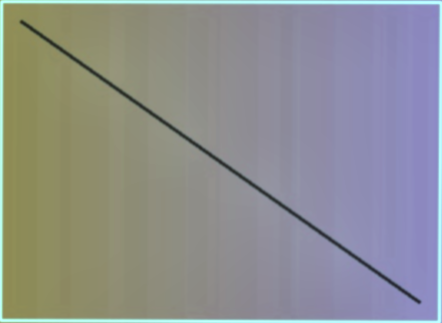
#> input picture data/reports/stitched_facade.png, 442 x 323 px; its folder holds only this picture in this run
$ python -i cv_crack_detector.py   (imports and definitions only)
#> lines starting #> are read from the running program, lines starting #| are printed output that depends on the picture; after the words box and inside, x2 and y2 are one past the last pixel; in counts of white or black regions, pixels touching at a corner belong together
"""
cv_crack_detector.py — Tile-based Computer-Vision Crack Measurement
===================================================================
A segmentation-driven crack measurement path that complements the analytical
"geometry" engine in ``civil_analysis.py``.

Two key ideas the geometry method does not use:

1.  TILING ("divide the image into small pixels")
    Large facade frames are split into overlapping tiles. Per-tile CLAHE +
    black-hat + Otsu thresholding recovers thin cracks that a single global
    threshold loses, and flat tiles are skipped so Otsu cannot hallucinate
    cracks on sound concrete. Tile masks are OR-ed back into a full-resolution
    crack mask.

2.  SKELETON GEODESIC LENGTH
    Each crack's centreline (skeleton) is traced and its length summed
    edge-by-edge with anisotropic GSD — so the measured length follows the
    crack's true curved path instead of a straight principal axis.

An optional YOLOv8-seg model is used when ``ultralytics`` is installed and
``CORTEX_YOLO_WEIGHTS`` points to a crack-trained checkpoint; otherwise the
tiled classical segmentation is used and a warning is recorded. Heavy DL
dependencies are therefore never required to run.
"""

from __future__ import annotations

import os
import math
import logging
from typing import Dict, Any, List, Optional, Tuple

import cv2
import numpy as np

logger = logging.getLogger("cortex.cv_crack_detector")

# Detection gates (kept local to avoid a circular import with civil_analysis).
MIN_TILE_STD = 6.0    # tiles flatter than this carry no real feature
MIN_RAW_DEPTH = 10.0  # a crack must be this many grey-levels darker than surroundings

# Optional, accurate skeletonisation. Falls back to a contour-perimeter
# estimate when scikit-image is not installed.
try:
    from skimage.morphology import skeletonize as _sk_skeletonize
    _SKIMAGE_AVAILABLE = True
except Exception:  # pragma: no cover
    _SKIMAGE_AVAILABLE = False

_YOLO_MODEL = None
_YOLO_TRIED = False


# ─────────────────────────────────────────────────────────────────────────────
# Optional YOLO loader
# ─────────────────────────────────────────────────────────────────────────────

# [33 lines left out: functions _load_yolo, _yolo_mask, not called in this run]


# ─────────────────────────────────────────────────────────────────────────────
# Tiled classical segmentation
# ─────────────────────────────────────────────────────────────────────────────

def segment_cracks_tiled(
    gray: np.ndarray,
    tile: int = 256,
    overlap: int = 32,
    response_floor: int = 18,
) -> np.ndarray:
    """Return a full-resolution binary crack mask via per-tile segmentation."""
    h, w = gray.shape
    mask = np.zeros((h, w), np.uint8)
    clahe = cv2.createCLAHE(clipLimit=2.0, tileGridSize=(8, 8))
    bh_kernel = cv2.getStructuringElement(cv2.MORPH_ELLIPSE, (9, 9))
    step = max(1, tile - overlap)

    for y0 in range(0, h, step):
        for x0 in range(0, w, step):
            y1, x1 = min(y0 + tile, h), min(x0 + tile, w)
            patch = gray[y0:y1, x0:x1]
            if patch.size == 0 or patch.shape[0] < 8 or patch.shape[1] < 8:
                continue
            # Flat tiles carry no real feature — skip before CLAHE so we don't
            # amplify noise into a fake crack.
            if float(patch.std()) < MIN_TILE_STD:
                continue
            enhanced = clahe.apply(patch)
            bh = cv2.morphologyEx(enhanced, cv2.MORPH_BLACKHAT, bh_kernel)
            # Skip flat tiles: no meaningful dark-feature response → no crack.
            if int(bh.max()) < response_floor:
                continue
            _, th = cv2.threshold(bh, 0, 255, cv2.THRESH_BINARY + cv2.THRESH_OTSU)
            sub = mask[y0:y1, x0:x1]
            mask[y0:y1, x0:x1] = cv2.bitwise_or(sub, th)

    # Remove speckle, then bridge crack gaps.
    mask = cv2.morphologyEx(mask, cv2.MORPH_OPEN,
                            cv2.getStructuringElement(cv2.MORPH_ELLIPSE, (3, 3)))
    mask = cv2.morphologyEx(mask, cv2.MORPH_CLOSE,
                            cv2.getStructuringElement(cv2.MORPH_ELLIPSE, (5, 5)))
    return mask


# ─────────────────────────────────────────────────────────────────────────────
# Skeleton + geodesic length
# ─────────────────────────────────────────────────────────────────────────────

# [179 lines left out: functions _skeleton, _skeleton_length, _contour_length_px, measure_cv, not called in this run]

>>> import cv2
>>> picture = cv2.imread('../data/reports/stitched_facade.png', cv2.IMREAD_GRAYSCALE)
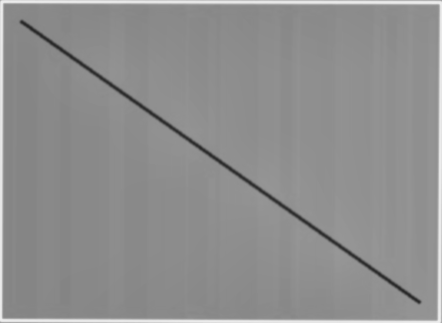
#> picture: shape (323, 442); min 39, max 236, mean 142.6
>>> result = segment_cracks_tiled(picture)
#> after the loop in segment_cracks_tiled, `for y0 in range(0, h, step):`:
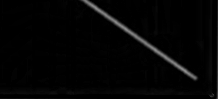
#> bh: shape (99, 218); min 0, max 143, mean 4.3
#> after the loop in segment_cracks_tiled, `for y0 in range(0, h, step):`:
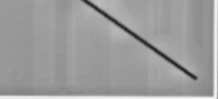
#> enhanced: shape (99, 218); min 31, max 242, mean 156.1
#> after the loop in segment_cracks_tiled, `for y0 in range(0, h, step):`:
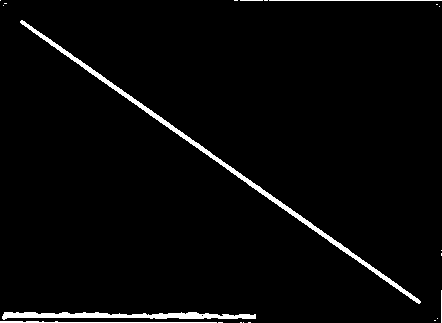
#> mask: shape (323, 442); 2.8% white; 21 white regions (15 under 20 px), largest, box (x1, y1, x2, y2) and area: (20, 20, 421, 304) 2186, (2, 312, 256, 320) 1246, (0, 321, 217, 323) 258, (269, 0, 442, 1) 173, (441, 290, 442, 323) 33, (240, 0, 263, 1) 23
#> after the loop in segment_cracks_tiled, `for y0 in range(0, h, step):`:
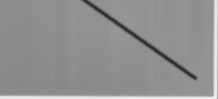
#> patch: shape (99, 218); min 41, max 236, mean 145.1
#> after the loop in segment_cracks_tiled, `for y0 in range(0, h, step):`:
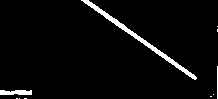
#> sub: shape (99, 218); 3.7% white; 10 white regions (7 under 20 px), largest, box (x1, y1, x2, y2) and area: (81, 0, 197, 80) 601, (0, 90, 32, 95) 141, (217, 66, 218, 99) 33
#> in segment_cracks_tiled, `mask = cv2.morphologyEx(mask, cv2.MORPH_OPEN, cv2.getStructuringElemen..`: mask: shape (323, 442); 2.5% white; 6 white regions (2 under 20 px), largest, box (x1, y1, x2, y2) and area: (20, 20, 421, 304) 2186, (2, 312, 256, 320) 1238, (0, 321, 24, 323) 47, (25, 321, 40, 323) 28
#> in segment_cracks_tiled, `mask = cv2.morphologyEx(mask, cv2.MORPH_CLOSE, cv2.getStructuringEleme..`:
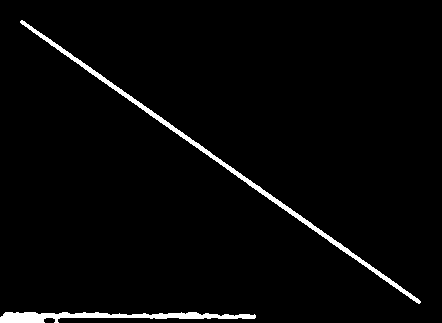
#> mask: shape (323, 442); 2.6% white; 2 white regions, box (x1, y1, x2, y2) and area: (20, 20, 421, 304) 2186, (0, 312, 256, 323) 1482
